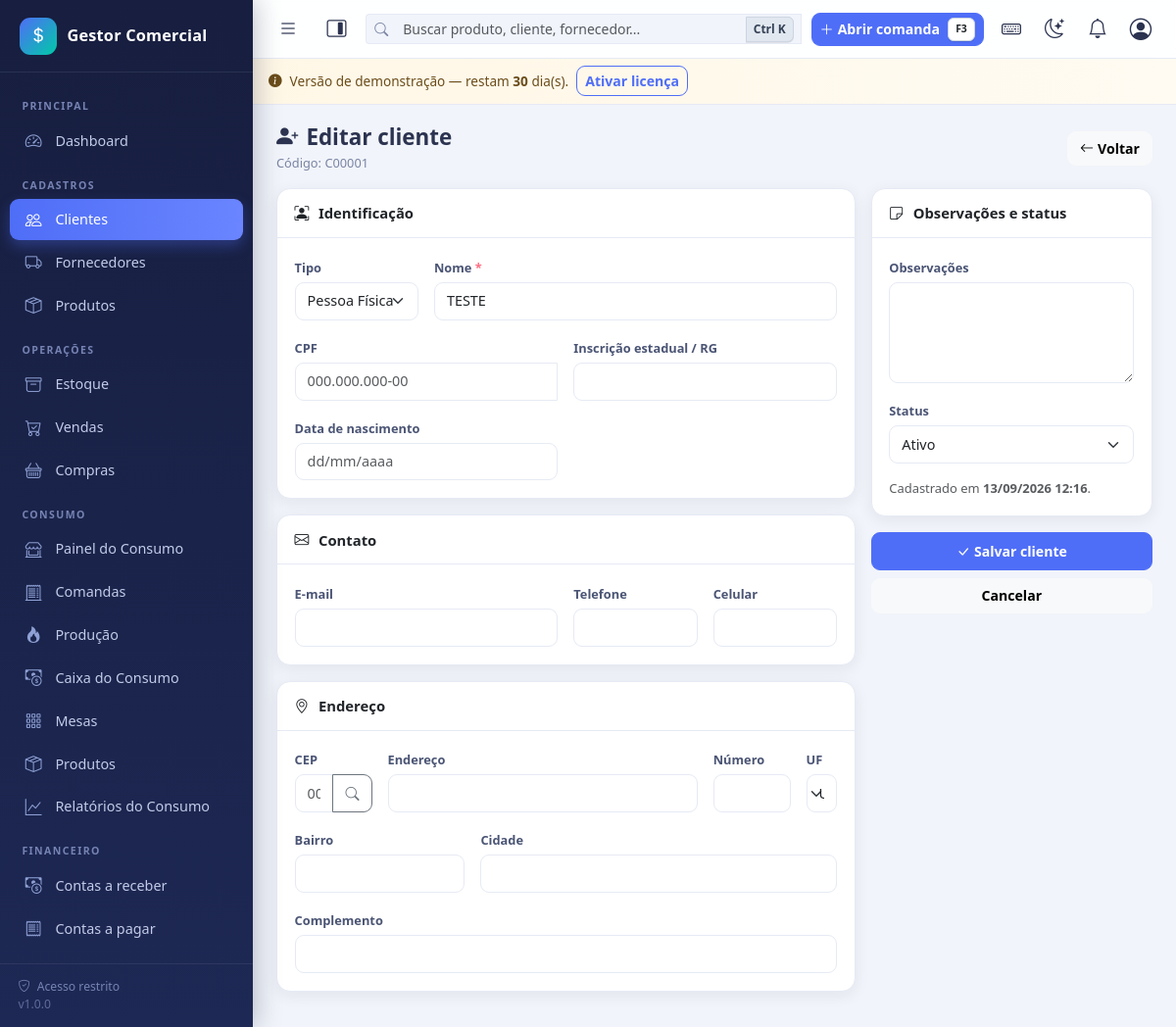
/clientes/form.php?id=1 (signed in), run on the app's committed database.
### tables this page shows
CREATE TABLE `clientes` (
  `id` int(11) NOT NULL,
  `codigo` varchar(20) DEFAULT NULL,
  `tipo` enum('FISICA','JURIDICA') NOT NULL DEFAULT 'FISICA',
  `nome` varchar(150) NOT NULL,
  `nome_fantasia` varchar(150) DEFAULT NULL,
  `documento` varchar(20) DEFAULT NULL,
  `inscricao_estadual` varchar(30) DEFAULT NULL,
  `nascimento` date DEFAULT NULL,
  `email` varchar(120) DEFAULT NULL,
  `telefone` varchar(20) DEFAULT NULL,
  `celular` varchar(20) DEFAULT NULL,
  `cep` varchar(10) DEFAULT NULL,
  `endereco` varchar(150) DEFAULT NULL,
  `numero` varchar(15) DEFAULT NULL,
  `complemento` varchar(80) DEFAULT NULL,
  `bairro` varchar(80) DEFAULT NULL,
  `cidade` varchar(80) DEFAULT NULL,
  `estado` char(2) DEFAULT NULL,
  `observacoes` text DEFAULT NULL,
  `status` tinyint(1) NOT NULL DEFAULT 1,
  `criado_em` datetime NOT NULL DEFAULT current_timestamp()
);

### config/database.php (called while the page is built, shortened)
<?php
function db(): PDO
{
    static $pdo = null;
    if ($pdo === null) {
        $dsn = 'mysql:host=' . DB_HOST . ';dbname=' . DB_NAME . ';charset=' . DB_CHARSET;
        try {
            $pdo = new PDO($dsn, DB_USER, DB_PASS, [
                PDO::ATTR_ERRMODE            => PDO::ERRMODE_EXCEPTION,
                PDO::ATTR_DEFAULT_FETCH_MODE => PDO::FETCH_ASSOC,
                PDO::ATTR_EMULATE_PREPARES   => false,
            ]);
        } catch (PDOException $e) {
            error_log('[BANCO] Falha de conexão: ' . $e->getMessage());
            http_response_code(500);
            if (defined('DEV_MODE') && DEV_MODE) {
                exit('Falha na conexão com o banco de dados. Verifique se o MySQL/MariaDB está ativo e se os dados em config/config.php estão corretos.');
            }
            exit('Serviço temporariamente indisponível.');
        }
    }
    return $pdo;
}

### config/auth.php (called while the page is built, shortened)
<?php
function usuario_atual(): ?array
{
    static $usuario = null;
    static $carregado = false;
    if ($carregado) {
        return $usuario;
    }
    try {
        $stmt = db()->prepare('SELECT * FROM usuarios WHERE id = ? LIMIT 1');
        $stmt->execute([(int)$_SESSION['user_id']]);
        $linha = $stmt->fetch();
        $usuario = $linha;
    } catch (Throwable $e) {
        erro_banco($e, 'usuario_atual');
    }
    return $usuario;
}
function exigir_login(): void
{
    if (!usuario_atual()) {
        if (is_ajax()) {
            json_resposta(false, 'Sessão expirada. Faça login novamente.', null, 401);
        }
        flash('warning', 'Faça login para acessar o sistema.');
        redirecionar('login/index.php');
    }
}

### clientes/form.php (the view, shortened to what this page needs)
<?php
exigir_login();
$id = (int)($_GET['id'] ?? 0);
$edicao = $id > 0;
$cliente = [
    'id' => 0, 'codigo' => '', 'tipo' => 'FISICA', 'nome' => '', 'nome_fantasia' => '',
    'documento' => '', 'inscricao_estadual' => '', 'nascimento' => '', 'email' => '',
    'telefone' => '', 'celular' => '', 'cep' => '', 'endereco' => '', 'numero' => '',
    'complemento' => '', 'bairro' => '', 'cidade' => '', 'estado' => '',
    'observacoes' => '', 'status' => 1,
];
if ($edicao) {
    $linha = buscar_linha('clientes', $id);
    $cliente = $linha;
}
include INC . 'header.php';
?>
<div class="page-header">
    <div>
        <h1><i class="bi bi-person-plus-fill me-2"></i><?= $edicao ? 'Editar cliente' : 'Novo cliente' ?></h1>
        <span class="subtitulo"><?= e($cliente['codigo']) ? 'Código: ' . e($cliente['codigo']) : 'Cadastro de novo cliente' ?></span>
    </div>
    <a href="<?= url('clientes/index.php') ?>" class="btn btn-light"><i class="bi bi-arrow-left me-1"></i>Voltar</a>
</div>
<form method="post" action="<?= url('clientes/salvar.php') ?>" class="js-converte" id="formCliente">
    <div class="row g-3">
        <div class="col-12 col-lg-8">
            <div class="card mb-3">
                <div class="card-header-custom"><i class="bi bi-person-bounding-box"></i>Identificação</div>
                <div class="card-body-custom">
                    <div class="row g-3">
                        <div class="col-12 col-md-3">
                            <label class="form-label" for="tipo">Tipo</label>
                            <select class="form-select" id="tipo" name="tipo">
                                <option value="FISICA" <?= $cliente['tipo'] === 'FISICA' ? 'selected' : '' ?>>Pessoa Física</option>
                            </select>
                        </div>
                        <div class="col-12 col-md-9">
                            <label class="form-label obrigatorio" id="lblNome" for="nome">Nome</label>
                            <input type="text" class="form-control" id="nome" name="nome" value="<?= e($cliente['nome']) ?>" required maxlength="150" autofocus>
                        </div>
                        <div class="col-12 col-md-6">
                            <label class="form-label" id="lblDoc" for="documento">CPF</label>
                            <div class="input-group">
                                <input type="text" class="form-control" id="documento" name="documento" data-mask="cpfCnpj" value="<?= e($cliente['documento']) ?>" maxlength="18" placeholder="000.000.000-00">
                            </div>
                        </div>
                        <div class="col-12 col-md-6">
                            <label class="form-label" for="inscricao_estadual">Inscrição estadual / RG</label>
                            <input type="text" class="form-control" id="inscricao_estadual" name="inscricao_estadual" value="<?= e($cliente['inscricao_estadual']) ?>" maxlength="30">
                        </div>
                        <div class="col-12 col-md-6 div-nascimento">
                            <label class="form-label" for="nascimento">Data de nascimento</label>
                            <input type="text" class="form-control" id="nascimento" name="nascimento" data-mask="data" value="<?= e($cliente['nascimento'] ? formatar_data($cliente['nascimento']) : '') ?>" maxlength="10" placeholder="dd/mm/aaaa">
                        </div>
                    </div>
                </div>
            </div>
            <div class="card mb-3">
                <div class="card-header-custom"><i class="bi bi-envelope"></i>Contato</div>
                <div class="card-body-custom">
                    <div class="row g-3">
                        <div class="col-12 col-md-6">
                            <label class="form-label" for="email">E-mail</label>
                            <input type="email" class="form-control" id="email" name="email" value="<?= e($cliente['email']) ?>" maxlength="120">
                        </div>
                        <div class="col-12 col-md-3">
                            <label class="form-label" for="telefone">Telefone</label>
                            <input type="text" class="form-control" id="telefone" name="telefone" data-mask="telefone" value="<?= e($cliente['telefone']) ?>" maxlength="15">
                        </div>
                        <div class="col-12 col-md-3">
                            <label class="form-label" for="celular">Celular</label>
                            <input type="text" class="form-control" id="celular" name="celular" data-mask="celular" value="<?= e($cliente['celular']) ?>" maxlength="16">
                        </div>
                    </div>
                </div>
            </div>
            <div class="card mb-3">
                <div class="card-header-custom"><i class="bi bi-geo-alt"></i>Endereço</div>
                <div class="card-body-custom">
                    <div class="row g-3">
                        <div class="col-12 col-md-2">
                            <label class="form-label" for="cep">CEP</label>
                            <div class="input-group">
                                <input type="text" class="form-control" id="cep" name="cep" data-mask="cep" value="<?= e($cliente['cep']) ?>" maxlength="9" placeholder="00000-000">
                                <button type="button" class="btn btn-outline-secondary" id="btnBuscarCep" title="Buscar CEP"><i class="bi bi-search"></i></button>
                            </div>
                        </div>
                        <div class="col-12 col-md-7">
                            <label class="form-label" for="endereco">Endereço</label>
                            <input type="text" class="form-control" id="endereco" name="endereco" value="<?= e($cliente['endereco']) ?>" maxlength="150">
                        </div>
                        <div class="col-6 col-md-2">
                            <label class="form-label" for="numero">Número</label>
                            <input type="text" class="form-control" id="numero" name="numero" value="<?= e($cliente['numero']) ?>" maxlength="15">
                        </div>
                        <div class="col-6 col-md-1 col-lg-1">
                            <label class="form-label" for="estado">UF</label>
                            <select class="form-select" id="estado" name="estado"><?= select_uf($cliente['estado']) ?></select>
                        </div>
                        <div class="col-12 col-md-4">
                            <label class="form-label" for="bairro">Bairro</label>
                            <input type="text" class="form-control" id="bairro" name="bairro" value="<?= e($cliente['bairro']) ?>" maxlength="80">
                        </div>
                        <div class="col-12 col-md-8">
                            <label class="form-label" for="cidade">Cidade</label>
                            <input type="text" class="form-control" id="cidade" name="cidade" value="<?= e($cliente['cidade']) ?>" maxlength="80">
                        </div>
                        <div class="col-12">
                            <label class="form-label" for="complemento">Complemento</label>
                            <input type="text" class="form-control" id="complemento" name="complemento" value="<?= e($cliente['complemento']) ?>" maxlength="80">
                        </div>
                    </div>
                </div>
            </div>
        </div>
        <div class="col-12 col-lg-4">
            <div class="card mb-3">
                <div class="card-header-custom"><i class="bi bi-sticky"></i>Observações e status</div>
                <div class="card-body-custom">
                    <div class="mb-3">
                        <label class="form-label" for="observacoes">Observações</label>
                        <textarea class="form-control" id="observacoes" name="observacoes" rows="4"><?= e($cliente['observacoes']) ?></textarea>
                    </div>
                    <div class="mb-3">
                        <label class="form-label" for="status">Status</label>
                        <select class="form-select" id="status" name="status">
                            <option value="1" <?= (int)$cliente['status'] === 1 ? 'selected' : '' ?>>Ativo</option>
                        </select>
                    </div>
                    <?php if ($edicao): ?>
                    <div class="small text-muted">
                        Cadastrado em <b><?= formatar_datahora($cliente['criado_em']) ?></b>.
                    </div>
                    <?php endif; ?>
                </div>
            </div>
            <div class="d-grid gap-2">
                <button type="submit" class="btn btn-primary btn-lg"><i class="bi bi-check-lg me-1"></i>Salvar cliente</button>
                <a href="<?= url('clientes/index.php') ?>" class="btn btn-light">Cancelar</a>
            </div>
        </div>
    </div>
</form>
<?php include INC . 'footer.php'; ?>

### assets/css/app.css (style rules this page uses)
:root { --sidebar-w: 258px; --sidebar-bg: linear-gradient(180deg, #171e3f 0%, #1d2854 100%); --accent: #4f6ef7; --accent-2: #00c9a7; --danger-soft: #ff6b81; --bg: #f1f4fa; --card-bg: #ffffff; --card-radius: 14px; --shadow: 0 4px 16px rgba(23, 30, 63, .07); --shadow-lg: 0 10px 30px rgba(23, 30, 63, .12); --text: #2b3350; --muted: #7a84a3; --border: #e6eaf4; --topbar-bg: rgba(255, 255, 255, .92); }
* { box-sizing: border-box; }
html, body { height: 100%; }
body { font-family: "Segoe UI", system-ui, -apple-system, Roboto, Arial, sans-serif; background: var(--bg); color: var(--text); font-size: .925rem; overflow-x: hidden; }
a { text-decoration: none; }
.page-header { display: flex; flex-wrap: wrap; align-items: center; justify-content: space-between; gap: .6rem; margin-bottom: 1rem; }
.page-header h1 { font-size: 1.25rem; font-weight: 700; margin: 0; }
.page-header .subtitulo { color: var(--muted); font-size: .8rem; }
.card { border: 1px solid var(--border); border-radius: var(--card-radius); box-shadow: var(--shadow); background: #fff; }
.card-header-custom { padding: .85rem 1.1rem; font-weight: 600; border-bottom: 1px solid var(--border); display: flex; align-items: center; gap: .6rem; }
.card-body-custom { padding: 1.1rem; }
.form-label { font-size: .8rem; font-weight: 600; color: #4a5474; margin-bottom: .3rem; }
.form-control, .form-select { border-color: var(--border); border-radius: 9px; font-size: .9rem; padding: .48rem .75rem; }
.obrigatorio::after { content: " *"; color: var(--danger-soft); }
.btn { border-radius: 9px; font-size: .88rem; font-weight: 600; }
.btn-primary { background: var(--accent); border-color: var(--accent); }
@media (min-width: 992px) { .page-header h1 { font-size: 1.4rem; } }

### data on the page
clientes: codigo "C00001", tipo "Pessoa Física", nome "TESTE", status "Ativo", criado_em "13/09/2026 12:16"

### other printed values
$nomeEmpresa "Gestor Comercial"
$rotulo "Clientes"
$rotulo "Fornecedores"
$rotulo "Produtos"
$rotulo "Estoque"
$rotulo "Vendas"
$rotulo "Compras"
rotulo_consumo() "CONSUMO"
$rotulo "Painel do Consumo Comandas Produção Caixa do Consumo Mesas Produtos Relatórios do Consumo"
$rotulo "Contas a receber"
$rotulo "Contas a pagar"
licenca_dias_restantes() "30"
